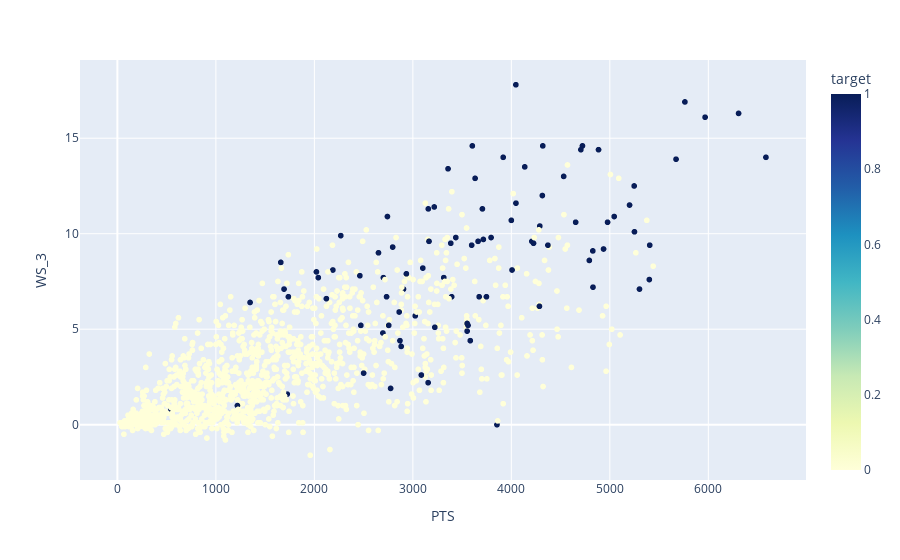

Notebook code cell kept with this figure:
### Code cell
px.scatter(df_final, x = 'PTS', y ='WS_3', color = 'target', color_continuous_scale='YlGnBu')

### Figure 1 — Plotly figure (JSON) as saved in the notebook; plotly's stock layout.template omitted (floating-point values rounded to 4 significant figures; data arrays with more than 128 entries replaced by an {"elided": "..."} marker saying what was removed)
{"data": [{"hovertemplate": "PTS=%{x}<br>WS_3=%{y}<br>target=%{marker.color}<extra></extra>", "legendgroup": "", "marker": {"color": {"elided": "1273 int values"}, "coloraxis": "coloraxis", "symbol": "circle"}, "mode": "markers", "name": "", "showlegend": false, "type": "scattergl", "x": {"elided": "1273 int values"}, "xaxis": "x", "y": {"elided": "1273 float values"}, "yaxis": "y"}], "layout": {"autosize": true, "coloraxis": {"colorbar": {"title": {"text": "target"}}, "colorscale": [[0, "rgb(255,255,217)"], [0.125, "rgb(237,248,177)"], [0.25, "rgb(199,233,180)"], [0.375, "rgb(127,205,187)"], [0.5, "rgb(65,182,196)"], [0.625, "rgb(29,145,192)"], [0.75, "rgb(34,94,168)"], [0.875, "rgb(37,52,148)"], [1, "rgb(8,29,88)"]]}, "legend": {"tracegroupgap": 0}, "margin": {"t": 60}, "xaxis": {"anchor": "y", "autorange": true, "domain": [0, 1], "range": [-360.6, 6973.0], "title": {"text": "PTS"}, "type": "linear"}, "yaxis": {"anchor": "x", "autorange": true, "domain": [0, 1], "range": [-2.976, 19.18], "title": {"text": "WS_3"}, "type": "linear"}}}
